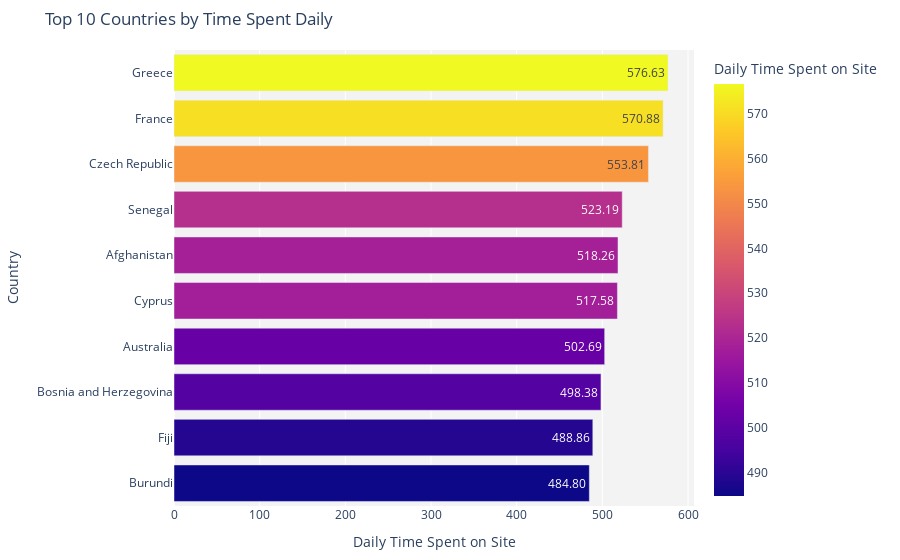

The cell this chart's notebook holds for it:
### Markdown cell above
# Top 10 Countries by Time Spent Daily

### Code cell
# Calculate the sum of daily time spent on site for each country
time_spent = df.groupby(['Country'])['Daily Time Spent on Site'].sum().sort_values(ascending = True).tail(10)

# Create a dataframe from the series
df_time_spent = pd.DataFrame({'Country': time_spent.index, 'Daily Time Spent on Site': time_spent.values})

# Create a horizontal bar chart using Plotly
fig = px.bar(df_time_spent, x='Daily Time Spent on Site', y='Country', orientation='h', color='Daily Time Spent on Site')

# Add annotations to the bars
fig.update_traces(textposition='inside', texttemplate='%{x:.2f}')

# Add title and x-axis label, and customize the layout
fig.update_layout(
    title='Top 10 Countries by Time Spent Daily',
    xaxis_title='Daily Time Spent on Site',
    font=dict(size=12),
    plot_bgcolor='rgb(243, 243, 243)',
    margin=dict(l=50, r=50, t=50, b=50)
)

fig.show()

### Figure 1 — Plotly figure (JSON) as saved in the notebook; plotly's stock layout.template omitted (floating-point values rounded to 4 significant figures)
{"data": [{"alignmentgroup": "True", "hovertemplate": "Daily Time Spent on Site=%{marker.color}<br>Country=%{y}<extra></extra>", "legendgroup": "", "marker": {"color": [484.8, 488.9, 498.4, 502.7, 517.6, 518.3, 523.2, 553.8, 570.9, 576.6], "coloraxis": "coloraxis", "pattern": {"shape": ""}}, "name": "", "offsetgroup": "", "orientation": "h", "showlegend": false, "textposition": "inside", "texttemplate": "%{x:.2f}", "type": "bar", "x": [484.8, 488.9, 498.4, 502.7, 517.6, 518.3, 523.2, 553.8, 570.9, 576.6], "xaxis": "x", "y": ["Burundi", "Fiji", "Bosnia and Herzegovina", "Australia", "Cyprus", "Afghanistan", "Senegal", "Czech Republic", "France", "Greece"], "yaxis": "y"}], "layout": {"barmode": "relative", "coloraxis": {"colorbar": {"title": {"text": "Daily Time Spent on Site"}}, "colorscale": [[0, "#0d0887"], [0.1111, "#46039f"], [0.2222, "#7201a8"], [0.3333, "#9c179e"], [0.4444, "#bd3786"], [0.5556, "#d8576b"], [0.6667, "#ed7953"], [0.7778, "#fb9f3a"], [0.8889, "#fdca26"], [1, "#f0f921"]]}, "font": {"size": 12}, "legend": {"tracegroupgap": 0}, "margin": {"b": 50, "l": 50, "r": 50, "t": 50}, "plot_bgcolor": "rgb(243, 243, 243)", "title": {"text": "Top 10 Countries by Time Spent Daily"}, "xaxis": {"anchor": "y", "domain": [0, 1], "title": {"text": "Daily Time Spent on Site"}}, "yaxis": {"anchor": "x", "domain": [0, 1], "title": {"text": "Country"}}}}
